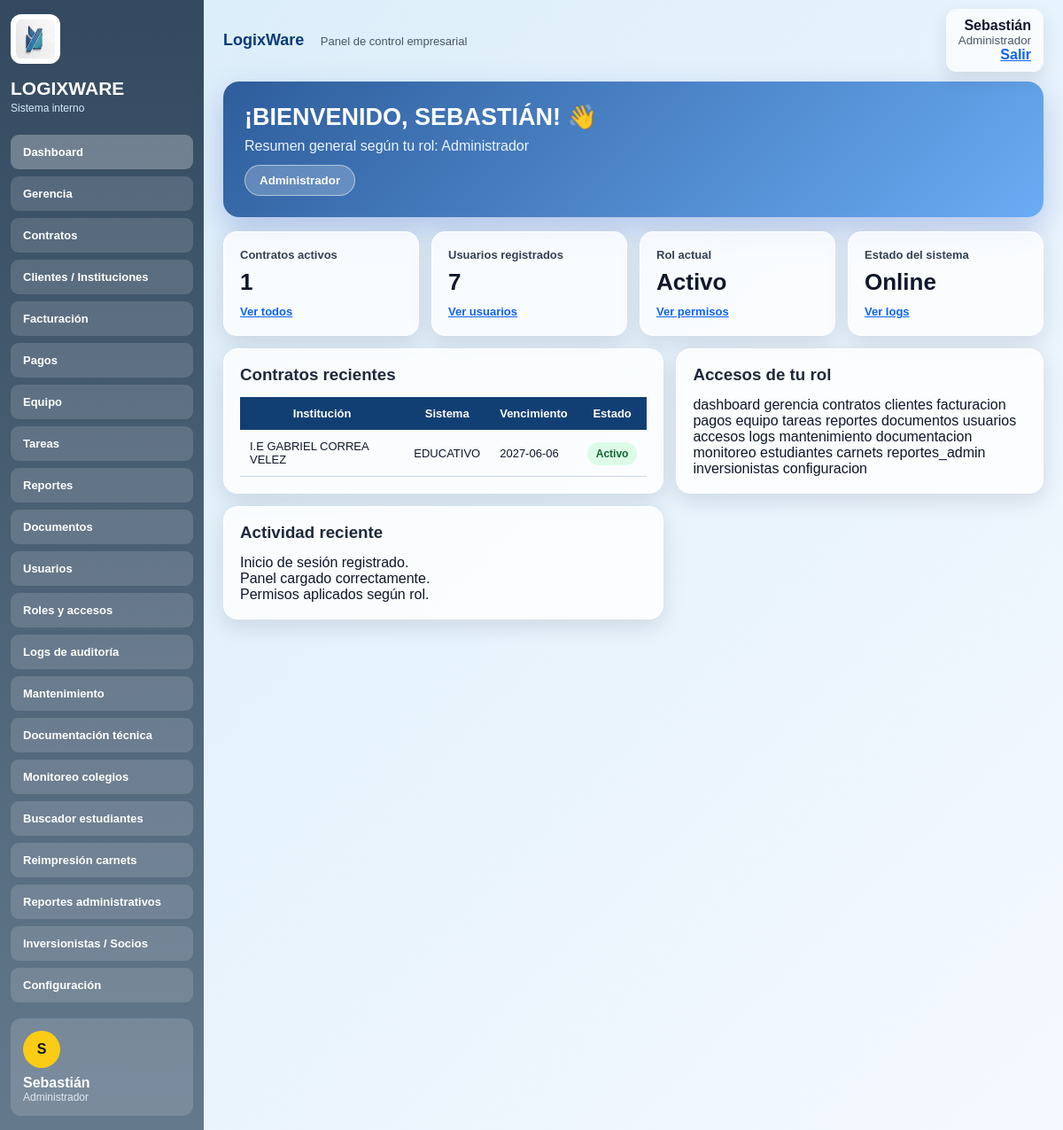
/ (signed in), run on the app's committed database.
### tables this page shows
CREATE TABLE contratos (
            id INTEGER PRIMARY KEY AUTOINCREMENT,
            institucion TEXT NOT NULL,
            sistema TEXT NOT NULL,
            fecha_inicio TEXT NOT NULL,
            fecha_vencimiento TEXT NOT NULL,
            valor TEXT NOT NULL,
            estado TEXT NOT NULL
        );

### app.py (the view)
@app.route("/")
def dashboard():
    if not protegido():
        return redirect(url_for("login"))
    conn = get_db()
    contratos = conn.execute("SELECT * FROM contratos ORDER BY id DESC LIMIT 5").fetchall()
    total_contratos = conn.execute("SELECT COUNT(*) FROM contratos").fetchone()[0]
    total_usuarios = conn.execute("SELECT COUNT(*) FROM usuarios").fetchone()[0]
    conn.close()
    return render_template(
        "dashboard.html",
        contratos=contratos,
        total_contratos=total_contratos,
        total_usuarios=total_usuarios
    )

### app.py (called while the page is built)
def get_db():
    conn = sqlite3.connect(DB_NAME)
    conn.row_factory = sqlite3.Row
    return conn

def protegido():
    return "user" in session

@app.context_processor
def globales():
    permisos = ROLES.get(session.get("rol", ""), [])
    return {
        "nombre_actual": session.get("nombre", ""),
        "rol_actual": session.get("rol", ""),
        "menu_visible": [m for m in MENU if m[1] in permisos],
        "permisos": permisos
    }

### templates/dashboard.html (shortened to what this page needs)
{% extends "base.html" %}
{% block content %}
<section class="welcome">
  <div>
    <h1>¡Bienvenido, {{ nombre_actual }}! 👋</h1>
    <p>Resumen general según tu rol: {{ rol_actual }}</p>
  </div>
  <button>{{ rol_actual }}</button>
</section>
<section class="cards">
  <div class="card">
    <p>Contratos activos</p>
    <h2>{{ total_contratos }}</h2>
    <a href="/contratos">Ver todos</a>
  </div>
  <div class="card">
    <p>Usuarios registrados</p>
    <h2>{{ total_usuarios }}</h2>
    <a href="/usuarios">Ver usuarios</a>
  </div>
  <div class="card">
    <p>Rol actual</p>
    <h2>Activo</h2>
    <a href="/accesos">Ver permisos</a>
  </div>
  <div class="card">
    <p>Estado del sistema</p>
    <h2>Online</h2>
    <a href="/logs">Ver logs</a>
  </div>
</section>
<section class="grid">
  <div class="panel large">
    <h3>Contratos recientes</h3>
    <table>
      <tr>
        <th>Institución</th>
        <th>Sistema</th>
        <th>Vencimiento</th>
        <th>Estado</th>
      </tr>
      {% for contrato in contratos %}
      <tr>
        <td>{{ contrato.institucion }}</td>
        <td>{{ contrato.sistema }}</td>
        <td>{{ contrato.fecha_vencimiento }}</td>
        <td><span class="status">{{ contrato.estado }}</span></td>
      </tr>
      {% endfor %}
    </table>
  </div>
  <div class="panel">
    <h3>Accesos de tu rol</h3>
    <div class="permission-list">
      {% for permiso in permisos %}
        <span>{{ permiso }}</span>
      {% endfor %}
    </div>
  </div>
  <div class="panel">
    <h3>Actividad reciente</h3>
    <p>Inicio de sesión registrado.</p>
    <p>Panel cargado correctamente.</p>
    <p>Permisos aplicados según rol.</p>
  </div>
</section>
{% endblock %}

### static/styles.css (style rules this page uses)
* { margin: 0; padding: 0; box-sizing: border-box; }
body { font-family: Arial, sans-serif; background: #dbeaf7; color: #0f172a; }
.welcome { background: linear-gradient(135deg, #2e5d9b, #6aacf4); color: white; border-radius: 18px; padding: 24px; margin-bottom: 16px; box-shadow: 0 14px 35px rgba(30,64,175,.25); }
.welcome h1 { font-size: 27px; margin-bottom: 8px; text-transform: uppercase; }
.welcome p { color: #eaf4ff; }
.welcome button { margin-top: 12px; background: rgba(255,255,255,.22); border: 1px solid rgba(255,255,255,.5); color: white; padding: 9px 16px; border-radius: 18px; font-weight: bold; }
.cards { display: grid; grid-template-columns: repeat(4, 1fr); gap: 14px; margin-bottom: 14px; }
.card { background: rgba(255,255,255,.78); border: 1px solid white; border-radius: 15px; padding: 18px; box-shadow: 0 8px 25px rgba(15,23,42,.12); }
.card p { color: #334155; font-weight: bold; font-size: 13px; }
.card h2 { margin: 8px 0; font-size: 26px; }
.card a { color: #0b63f6; font-weight: bold; font-size: 13px; }
.grid { display: grid; grid-template-columns: 1.2fr 1fr; gap: 14px; }
.panel { background: rgba(255,255,255,.82); border: 1px solid white; border-radius: 16px; padding: 18px; box-shadow: 0 8px 25px rgba(15,23,42,.12); }
.panel h3 { color: #1e293b; margin-bottom: 14px; }
table { width: 100%; border-collapse: collapse; }
th { background: #123f73; color: white; padding: 11px; font-size: 13px; }
td { padding: 11px; border-bottom: 1px solid #cbd5e1; font-size: 13px; }
.status { background: #dcfce7; color: #166534; padding: 6px 10px; border-radius: 20px; font-weight: bold; font-size: 12px; }
.btn, button { background: #0b63f6; color: white; border: none; padding: 12px 18px; border-radius: 10px; font-weight: bold; cursor: pointer; text-decoration: none; display: inline-block; }

### data on the page
contratos: institucion "I.E GABRIEL CORREA VELEZ", sistema "EDUCATIVO", fecha_vencimiento "2027-06-06", estado "Activo"

### other printed values
{{ nombre }} "Dashboard" "Gerencia" "Contratos" "Clientes / Instituciones" "Facturación" "Pagos" "Equipo" "Tareas" "Reportes" "Documentos" "Usuarios" "Roles y accesos" "Logs de auditoría" "Mantenimiento" "Documentación técnica" "Monitoreo colegios" "Buscador estudiantes" "Reimpresión carnets" "Reportes administrativos" "Inversionistas / Socios" "Configuración"
{{ nombre_actual[0] if nombre_actual else 'U' }} "S"
{{ nombre_actual }} "Sebastián"
{{ rol_actual }} "Administrador"
{{ nombre_actual }} "SEBASTIÁN"
{{ total_contratos }} "1"
{{ total_usuarios }} "7"
{{ permiso }} "dashboard" "gerencia" "contratos" "clientes" "facturacion" "pagos" "equipo" "tareas" "reportes" "documentos" "usuarios" "accesos" "logs" "mantenimiento" "documentacion" "monitoreo" "estudiantes" "carnets" "reportes_admin" "inversionistas" "configuracion"
